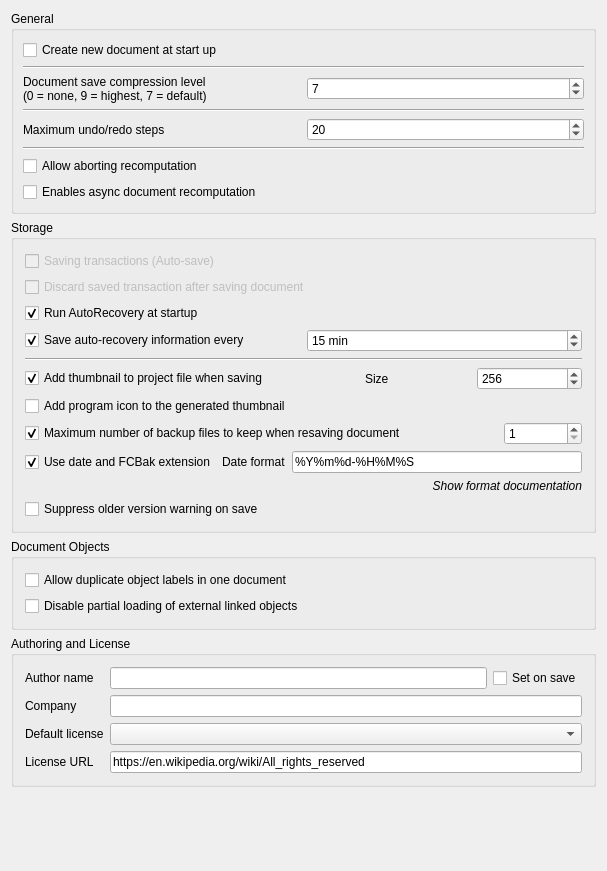
<?xml version="1.0" encoding="UTF-8"?>
<ui version="4.0">
 <class>Gui::Dialog::DlgSettingsDocument</class>
 <widget class="QWidget" name="Gui::Dialog::DlgSettingsDocument">
  <property name="geometry">
   <rect>
    <x>0</x>
    <y>0</y>
    <width>607</width>
    <height>871</height>
   </rect>
  </property>
  <property name="windowTitle">
   <string>Document</string>
  </property>
  <layout class="QGridLayout" name="gridLayout_3">
   <item row="0" column="0">
    <widget class="QGroupBox" name="GroupBox5">
     <property name="title">
      <string>General</string>
     </property>
     <layout class="QGridLayout" name="gridLayout_4">
      <property name="leftMargin">
       <number>9</number>
      </property>
      <property name="topMargin">
       <number>9</number>
      </property>
      <property name="rightMargin">
       <number>9</number>
      </property>
      <property name="bottomMargin">
       <number>9</number>
      </property>
      <property name="spacing">
       <number>6</number>
      </property>
      <item row="5" column="0">
       <widget class="Line" name="line">
        <property name="orientation">
         <enum>Qt::Orientation::Horizontal</enum>
        </property>
       </widget>
      </item>
      <item row="4" column="0">
       <layout class="QHBoxLayout">
        <property name="spacing">
         <number>6</number>
        </property>
        <property name="leftMargin">
         <number>0</number>
        </property>
        <property name="topMargin">
         <number>0</number>
        </property>
        <property name="rightMargin">
         <number>0</number>
        </property>
        <property name="bottomMargin">
         <number>0</number>
        </property>
        <item>
         <widget class="QLabel" name="textLabel1_2">
          <property name="text">
           <string>Maximum undo/redo steps</string>
          </property>
         </widget>
        </item>
        <item>
         <widget class="Gui::PrefSpinBox" name="prefUndoRedoSize">
          <property name="toolTip">
           <string>How many undo/redo steps should be recorded</string>
          </property>
          <property name="value">
           <number>20</number>
          </property>
          <property name="prefEntry" stdset="0">
           <cstring>MaxUndoSize</cstring>
          </property>
          <property name="prefPath" stdset="0">
           <cstring>Document</cstring>
          </property>
         </widget>
        </item>
       </layout>
      </item>
      <item row="1" column="0">
       <widget class="Line" name="line1">
        <property name="frameShape">
         <enum>QFrame::Shape::HLine</enum>
        </property>
        <property name="frameShadow">
         <enum>QFrame::Shadow::Sunken</enum>
        </property>
        <property name="orientation">
         <enum>Qt::Orientation::Horizontal</enum>
        </property>
       </widget>
      </item>
      <item row="7" column="0">
       <widget class="Gui::PrefCheckBox" name="prefEnableAsyncRecompute">
        <property name="toolTip">
         <string>This experimental feature allows more responsive GUI while recomputing features.</string>
        </property>
        <property name="text">
         <string>Enables async document recomputation</string>
        </property>
        <property name="checked">
         <bool>false</bool>
        </property>
        <property name="prefEntry" stdset="0">
         <cstring>AsyncRecomputeWorker</cstring>
        </property>
        <property name="prefPath" stdset="0">
         <cstring>Document</cstring>
        </property>
       </widget>
      </item>
      <item row="6" column="0">
       <widget class="Gui::PrefCheckBox" name="prefCanAbortRecompute">
        <property name="toolTip">
         <string>Allow user aborting document recomputation by pressing Esc.
This feature may slightly increase recomputation time.</string>
        </property>
        <property name="text">
         <string>Allow aborting recomputation</string>
        </property>
        <property name="prefEntry" stdset="0">
         <cstring>CanAbortRecompute</cstring>
        </property>
        <property name="prefPath" stdset="0">
         <cstring>Document</cstring>
        </property>
       </widget>
      </item>
      <item row="3" column="0">
       <widget class="Line" name="line1_2">
        <property name="frameShape">
         <enum>QFrame::Shape::HLine</enum>
        </property>
        <property name="frameShadow">
         <enum>QFrame::Shadow::Sunken</enum>
        </property>
        <property name="orientation">
         <enum>Qt::Orientation::Horizontal</enum>
        </property>
       </widget>
      </item>
      <item row="0" column="0">
       <widget class="Gui::PrefCheckBox" name="prefCheckNewDoc">
        <property name="toolTip">
         <string>The application will create a new document when started</string>
        </property>
        <property name="text">
         <string>Create new document at start up</string>
        </property>
        <property name="checked">
         <bool>false</bool>
        </property>
        <property name="prefEntry" stdset="0">
         <cstring>CreateNewDoc</cstring>
        </property>
        <property name="prefPath" stdset="0">
         <cstring>Document</cstring>
        </property>
       </widget>
      </item>
      <item row="2" column="0">
       <layout class="QHBoxLayout">
        <property name="spacing">
         <number>6</number>
        </property>
        <property name="leftMargin">
         <number>0</number>
        </property>
        <property name="topMargin">
         <number>0</number>
        </property>
        <property name="rightMargin">
         <number>0</number>
        </property>
        <property name="bottomMargin">
         <number>0</number>
        </property>
        <item>
         <widget class="QLabel" name="textLabel1">
          <property name="text">
           <string>Document save compression level
(0 = none, 9 = highest, 7 = default)</string>
          </property>
         </widget>
        </item>
        <item>
         <widget class="Gui::PrefSpinBox" name="prefCompression">
          <property name="toolTip">
           <string>Compression level for FCStd files</string>
          </property>
          <property name="value">
           <number>7</number>
          </property>
          <property name="prefEntry" stdset="0">
           <cstring>CompressionLevel</cstring>
          </property>
          <property name="prefPath" stdset="0">
           <cstring>Document</cstring>
          </property>
         </widget>
        </item>
       </layout>
      </item>
     </layout>
    </widget>
   </item>
   <item row="1" column="0">
    <widget class="QGroupBox" name="groupBox">
     <property name="title">
      <string>Storage</string>
     </property>
     <layout class="QGridLayout" name="gridLayout_2">
      <item row="9" column="0">
       <widget class="QLabel" name="FormatTimeDocsLabel">
        <property name="font">
         <font>
          <italic>true</italic>
         </font>
        </property>
        <property name="text">
         <string>Show format documentation</string>
        </property>
        <property name="alignment">
         <set>Qt::AlignmentFlag::AlignRight|Qt::AlignmentFlag::AlignTrailing|Qt::AlignmentFlag::AlignVCenter</set>
        </property>
        <property name="openExternalLinks">
         <bool>true</bool>
        </property>
       </widget>
      </item>
      <item row="1" column="0">
       <widget class="Gui::PrefCheckBox" name="prefDiscardTransaction">
        <property name="enabled">
         <bool>false</bool>
        </property>
        <property name="text">
         <string>Discard saved transaction after saving document</string>
        </property>
        <property name="prefEntry" stdset="0">
         <cstring>TransactionsDiscard</cstring>
        </property>
        <property name="prefPath" stdset="0">
         <cstring>Document</cstring>
        </property>
       </widget>
      </item>
      <item row="4" column="0">
       <widget class="Line" name="line1_2_3">
        <property name="frameShape">
         <enum>QFrame::Shape::HLine</enum>
        </property>
        <property name="frameShadow">
         <enum>QFrame::Shadow::Sunken</enum>
        </property>
        <property name="orientation">
         <enum>Qt::Orientation::Horizontal</enum>
        </property>
       </widget>
      </item>
      <item row="5" column="0">
       <layout class="QHBoxLayout" name="horizontalLayout_3">
        <property name="leftMargin">
         <number>0</number>
        </property>
        <property name="topMargin">
         <number>0</number>
        </property>
        <item>
         <widget class="Gui::PrefCheckBox" name="prefSaveThumbnail">
          <property name="toolTip">
           <string>A thumbnail will be stored when document is saved</string>
          </property>
          <property name="text">
           <string>Add thumbnail to project file when saving</string>
          </property>
          <property name="checked">
           <bool>true</bool>
          </property>
          <property name="prefEntry" stdset="0">
           <cstring>SaveThumbnail</cstring>
          </property>
          <property name="prefPath" stdset="0">
           <cstring>Document</cstring>
          </property>
         </widget>
        </item>
        <item>
         <spacer>
          <property name="orientation">
           <enum>Qt::Orientation::Horizontal</enum>
          </property>
          <property name="sizeType">
           <enum>QSizePolicy::Policy::Maximum</enum>
          </property>
          <property name="sizeHint" stdset="0">
           <size>
            <width>91</width>
            <height>20</height>
           </size>
          </property>
         </spacer>
        </item>
        <item>
         <widget class="QLabel" name="label_6">
          <property name="text">
           <string>Size</string>
          </property>
         </widget>
        </item>
        <item>
         <widget class="Gui::PrefSpinBox" name="prefThumbnailSize">
          <property name="toolTip">
           <string>Sets the size of the thumbnail that is stored in the document.
Common sizes are 128, 256 and 512.</string>
          </property>
          <property name="minimum">
           <number>64</number>
          </property>
          <property name="maximum">
           <number>512</number>
          </property>
          <property name="value">
           <number>256</number>
          </property>
          <property name="prefEntry" stdset="0">
           <cstring>ThumbnailSize</cstring>
          </property>
          <property name="prefPath" stdset="0">
           <cstring>Document</cstring>
          </property>
         </widget>
        </item>
       </layout>
      </item>
      <item row="7" column="0">
       <layout class="QHBoxLayout">
        <property name="spacing">
         <number>6</number>
        </property>
        <property name="leftMargin">
         <number>0</number>
        </property>
        <property name="topMargin">
         <number>0</number>
        </property>
        <property name="rightMargin">
         <number>0</number>
        </property>
        <property name="bottomMargin">
         <number>0</number>
        </property>
        <item>
         <widget class="Gui::PrefCheckBox" name="prefSaveBackupFiles">
          <property name="toolTip">
           <string>How many backup files will be kept when saving document</string>
          </property>
          <property name="text">
           <string>Maximum number of backup files to keep when resaving document</string>
          </property>
          <property name="checked">
           <bool>true</bool>
          </property>
          <property name="prefEntry" stdset="0">
           <cstring>CreateBackupFiles</cstring>
          </property>
          <property name="prefPath" stdset="0">
           <cstring>Document</cstring>
          </property>
         </widget>
        </item>
        <item>
         <spacer>
          <property name="orientation">
           <enum>Qt::Orientation::Horizontal</enum>
          </property>
          <property name="sizeType">
           <enum>QSizePolicy::Policy::Maximum</enum>
          </property>
          <property name="sizeHint" stdset="0">
           <size>
            <width>91</width>
            <height>20</height>
           </size>
          </property>
         </spacer>
        </item>
        <item>
         <widget class="Gui::PrefSpinBox" name="prefCountBackupFiles">
          <property name="minimum">
           <number>1</number>
          </property>
          <property name="prefEntry" stdset="0">
           <cstring>CountBackupFiles</cstring>
          </property>
          <property name="prefPath" stdset="0">
           <cstring>Document</cstring>
          </property>
         </widget>
        </item>
       </layout>
      </item>
      <item row="2" column="0">
       <widget class="Gui::PrefCheckBox" name="prefRecovery">
        <property name="toolTip">
         <string>If there is a recovery file available, the application will
automatically run a file recovery when it is started</string>
        </property>
        <property name="text">
         <string>Run AutoRecovery at startup</string>
        </property>
        <property name="checked">
         <bool>true</bool>
        </property>
        <property name="prefEntry" stdset="0">
         <cstring>RecoveryEnabled</cstring>
        </property>
        <property name="prefPath" stdset="0">
         <cstring>Document</cstring>
        </property>
       </widget>
      </item>
      <item row="0" column="0">
       <widget class="Gui::PrefCheckBox" name="prefSaveTransaction">
        <property name="enabled">
         <bool>false</bool>
        </property>
        <property name="text">
         <string>Saving transactions (Auto-save)</string>
        </property>
        <property name="prefEntry" stdset="0">
         <cstring>SaveTransactions</cstring>
        </property>
        <property name="prefPath" stdset="0">
         <cstring>Document</cstring>
        </property>
       </widget>
      </item>
      <item row="6" column="0">
       <widget class="Gui::PrefCheckBox" name="prefAddLogo">
        <property name="toolTip">
         <string>The program icon will be added to the thumbnail</string>
        </property>
        <property name="text">
         <string>Add program icon to the generated thumbnail</string>
        </property>
        <property name="checked">
         <bool>false</bool>
        </property>
        <property name="prefEntry" stdset="0">
         <cstring>AddThumbnailLogo</cstring>
        </property>
        <property name="prefPath" stdset="0">
         <cstring>Document</cstring>
        </property>
       </widget>
      </item>
      <item row="3" column="0">
       <layout class="QHBoxLayout" name="horizontalLayout">
        <item>
         <widget class="Gui::PrefCheckBox" name="prefAutoSaveEnabled">
          <property name="toolTip">
           <string>How often a recovery file is written</string>
          </property>
          <property name="text">
           <string>Save auto-recovery information every</string>
          </property>
          <property name="checked">
           <bool>true</bool>
          </property>
          <property name="prefEntry" stdset="0">
           <cstring>AutoSaveEnabled</cstring>
          </property>
          <property name="prefPath" stdset="0">
           <cstring>Document</cstring>
          </property>
         </widget>
        </item>
        <item>
         <widget class="Gui::PrefSpinBox" name="prefAutoSaveTimeout">
          <property name="suffix">
           <string notr="true"> min</string>
          </property>
          <property name="minimum">
           <number>1</number>
          </property>
          <property name="maximum">
           <number>60</number>
          </property>
          <property name="value">
           <number>15</number>
          </property>
          <property name="prefEntry" stdset="0">
           <cstring>AutoSaveTimeout</cstring>
          </property>
          <property name="prefPath" stdset="0">
           <cstring>Document</cstring>
          </property>
         </widget>
        </item>
       </layout>
      </item>
      <item row="8" column="0">
       <layout class="QHBoxLayout">
        <property name="spacing">
         <number>6</number>
        </property>
        <property name="leftMargin">
         <number>0</number>
        </property>
        <property name="topMargin">
         <number>0</number>
        </property>
        <property name="rightMargin">
         <number>0</number>
        </property>
        <property name="bottomMargin">
         <number>0</number>
        </property>
        <item>
         <widget class="Gui::PrefCheckBox" name="prefSaveBackupExtension">
          <property name="toolTip">
           <string>Backup files will get extension '.FCbak' and file names
get date suffix according to the specified format</string>
          </property>
          <property name="text">
           <string>Use date and FCBak extension</string>
          </property>
          <property name="checked">
           <bool>true</bool>
          </property>
          <property name="prefEntry" stdset="0">
           <cstring>UseFCBakExtension</cstring>
          </property>
          <property name="prefPath" stdset="0">
           <cstring>Document</cstring>
          </property>
         </widget>
        </item>
        <item>
         <widget class="QLabel" name="label_5">
          <property name="text">
           <string>Date format</string>
          </property>
         </widget>
        </item>
        <item>
         <widget class="Gui::PrefLineEdit" name="prefSaveBackupDateFormat">
          <property name="text">
           <string notr="true">%Y%m%d-%H%M%S</string>
          </property>
          <property name="prefEntry" stdset="0">
           <cstring>SaveBackupDateFormat</cstring>
          </property>
          <property name="prefPath" stdset="0">
           <cstring>Document</cstring>
          </property>
         </widget>
        </item>
       </layout>
      </item>
      <item row="10" column="0">
       <widget class="Gui::PrefCheckBox" name="prefDisableVersionCheckOnSave">
        <property name="toolTip">
         <string>Suppresses the version mismatch warning when saving files created with an older FreeCAD version</string>
        </property>
        <property name="text">
         <string>Suppress older version warning on save</string>
        </property>
        <property name="checked">
         <bool>false</bool>
        </property>
        <property name="prefEntry" stdset="0">
         <cstring>DisableVersionCheckOnSave</cstring>
        </property>
        <property name="prefPath" stdset="0">
         <cstring>Document</cstring>
        </property>
       </widget>
      </item>
     </layout>
    </widget>
   </item>
   <item row="2" column="0">
    <widget class="QGroupBox" name="groupBox_2">
     <property name="title">
      <string>Document Objects</string>
     </property>
     <layout class="QGridLayout" name="gridLayout">
      <item row="0" column="0">
       <widget class="Gui::PrefCheckBox" name="prefDuplicateLabel">
        <property name="toolTip">
         <string>Allow objects to have same label</string>
        </property>
        <property name="text">
         <string>Allow duplicate object labels in one document</string>
        </property>
        <property name="prefEntry" stdset="0">
         <cstring>DuplicateLabels</cstring>
        </property>
        <property name="prefPath" stdset="0">
         <cstring>Document</cstring>
        </property>
       </widget>
      </item>
      <item row="1" column="0">
       <widget class="Gui::PrefCheckBox" name="prefPartialLoading">
        <property name="toolTip">
         <string>Disable partial loading of external linked documents.
Then only referenced objects and their dependencies will be loaded
when a linked document is auto-opened together with the main document.
A partially loaded document cannot be edited. Double click the document
icon in the tree view to fully reload it.</string>
        </property>
        <property name="text">
         <string>Disable partial loading of external linked objects</string>
        </property>
        <property name="prefEntry" stdset="0">
         <cstring>NoPartialLoading</cstring>
        </property>
        <property name="prefPath" stdset="0">
         <cstring>Document</cstring>
        </property>
       </widget>
      </item>
     </layout>
    </widget>
   </item>
   <item row="3" column="0">
    <widget class="QGroupBox" name="groupBox_3">
     <property name="title">
      <string>Authoring and License</string>
     </property>
     <layout class="QGridLayout" name="gridLayout_5">
      <item row="0" column="0">
       <widget class="QLabel" name="label_3">
        <property name="text">
         <string>Author name</string>
        </property>
       </widget>
      </item>
      <item row="0" column="1">
       <widget class="Gui::PrefLineEdit" name="prefAuthor">
        <property name="toolTip">
         <string>All documents that will be created will get the specified author name.
Keep blank for anonymous.
You can also use the form: John Doe &lt;john@doe.com&gt;</string>
        </property>
        <property name="prefEntry" stdset="0">
         <cstring>prefAuthor</cstring>
        </property>
        <property name="prefPath" stdset="0">
         <cstring>Document</cstring>
        </property>
       </widget>
      </item>
      <item row="0" column="2">
       <widget class="Gui::PrefCheckBox" name="prefSetAuthorOnSave">
        <property name="toolTip">
         <string>The field 'Last modified by' will be set to specified author when saving the file</string>
        </property>
        <property name="text">
         <string>Set on save</string>
        </property>
        <property name="prefEntry" stdset="0">
         <cstring>prefSetAuthorOnSave</cstring>
        </property>
        <property name="prefPath" stdset="0">
         <cstring>Document</cstring>
        </property>
       </widget>
      </item>
      <item row="1" column="0">
       <widget class="QLabel" name="label_4">
        <property name="text">
         <string>Company</string>
        </property>
       </widget>
      </item>
      <item row="1" column="1" colspan="2">
       <widget class="Gui::PrefLineEdit" name="prefCompany">
        <property name="toolTip">
         <string>Default company name to use for new files</string>
        </property>
        <property name="prefEntry" stdset="0">
         <cstring>prefCompany</cstring>
        </property>
        <property name="prefPath" stdset="0">
         <cstring>Document</cstring>
        </property>
       </widget>
      </item>
      <item row="2" column="0">
       <widget class="QLabel" name="label">
        <property name="text">
         <string>Default license</string>
        </property>
       </widget>
      </item>
      <item row="2" column="1" colspan="2">
       <widget class="Gui::PrefComboBox" name="prefLicenseType">
        <property name="enabled">
         <bool>true</bool>
        </property>
        <property name="toolTip">
         <string>Default license for new documents</string>
        </property>
        <property name="editable">
         <bool>false</bool>
        </property>
        <property name="prefEntry" stdset="0">
         <cstring>prefLicenseType</cstring>
        </property>
        <property name="prefPath" stdset="0">
         <cstring>Document</cstring>
        </property>
       </widget>
      </item>
      <item row="3" column="0">
       <widget class="QLabel" name="label_2">
        <property name="text">
         <string>License URL</string>
        </property>
       </widget>
      </item>
      <item row="3" column="1" colspan="2">
       <widget class="Gui::PrefLineEdit" name="prefLicenseUrl">
        <property name="toolTip">
         <string>URL describing more about the license</string>
        </property>
        <property name="text">
         <string notr="true">https://en.wikipedia.org/wiki/All_rights_reserved</string>
        </property>
        <property name="readOnly">
         <bool>false</bool>
        </property>
        <property name="prefEntry" stdset="0">
         <cstring>prefLicenseUrl</cstring>
        </property>
        <property name="prefPath" stdset="0">
         <cstring>Document</cstring>
        </property>
       </widget>
      </item>
     </layout>
    </widget>
   </item>
   <item row="4" column="0">
    <spacer>
     <property name="orientation">
      <enum>Qt::Orientation::Vertical</enum>
     </property>
     <property name="sizeHint" stdset="0">
      <size>
       <width>429</width>
       <height>37</height>
      </size>
     </property>
    </spacer>
   </item>
  </layout>
 </widget>
 <layoutdefault spacing="6" margin="11"/>
 <customwidgets>
  <customwidget>
   <class>Gui::PrefSpinBox</class>
   <extends>QSpinBox</extends>
   <header>Gui/PrefWidgets.h</header>
  </customwidget>
  <customwidget>
   <class>Gui::PrefCheckBox</class>
   <extends>QCheckBox</extends>
   <header>Gui/PrefWidgets.h</header>
  </customwidget>
  <customwidget>
   <class>Gui::PrefComboBox</class>
   <extends>QComboBox</extends>
   <header>Gui/PrefWidgets.h</header>
  </customwidget>
  <customwidget>
   <class>Gui::PrefLineEdit</class>
   <extends>QLineEdit</extends>
   <header>Gui/PrefWidgets.h</header>
  </customwidget>
 </customwidgets>
 <resources/>
 <connections>
  <connection>
   <sender>prefSaveBackupFiles</sender>
   <signal>toggled(bool)</signal>
   <receiver>prefCountBackupFiles</receiver>
   <slot>setEnabled(bool)</slot>
   <hints>
    <hint type="sourcelabel">
     <x>150</x>
     <y>525</y>
    </hint>
    <hint type="destinationlabel">
     <x>584</x>
     <y>527</y>
    </hint>
   </hints>
  </connection>
  <connection>
   <sender>prefAutoSaveEnabled</sender>
   <signal>toggled(bool)</signal>
   <receiver>prefAutoSaveTimeout</receiver>
   <slot>setEnabled(bool)</slot>
   <hints>
    <hint type="sourcelabel">
     <x>218</x>
     <y>385</y>
    </hint>
    <hint type="destinationlabel">
     <x>582</x>
     <y>387</y>
    </hint>
   </hints>
  </connection>
  <connection>
   <sender>prefSaveBackupFiles</sender>
   <signal>toggled(bool)</signal>
   <receiver>prefSaveBackupExtension</receiver>
   <slot>setEnabled(bool)</slot>
   <hints>
    <hint type="sourcelabel">
     <x>280</x>
     <y>525</y>
    </hint>
    <hint type="destinationlabel">
     <x>204</x>
     <y>559</y>
    </hint>
   </hints>
  </connection>
  <connection>
   <sender>prefSaveBackupFiles</sender>
   <signal>toggled(bool)</signal>
   <receiver>prefSaveBackupDateFormat</receiver>
   <slot>setEnabled(bool)</slot>
   <hints>
    <hint type="sourcelabel">
     <x>326</x>
     <y>525</y>
    </hint>
    <hint type="destinationlabel">
     <x>584</x>
     <y>560</y>
    </hint>
   </hints>
  </connection>
  <connection>
   <sender>prefSaveThumbnail</sender>
   <signal>toggled(bool)</signal>
   <receiver>prefThumbnailSize</receiver>
   <slot>setEnabled(bool)</slot>
   <hints>
    <hint type="sourcelabel">
     <x>313</x>
     <y>412</y>
    </hint>
    <hint type="destinationlabel">
     <x>398</x>
     <y>452</y>
    </hint>
   </hints>
  </connection>
 </connections>
</ui>
